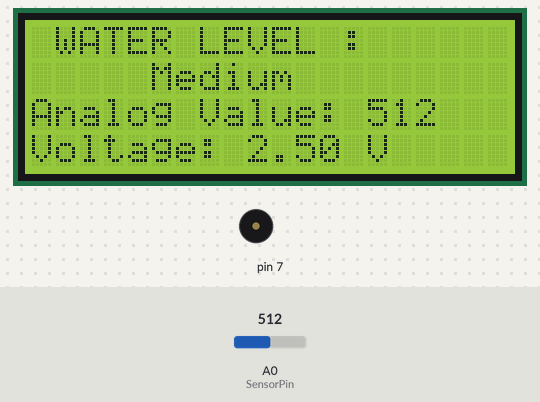
Recording of a sketch running on a simulated Arduino Uno, built with avr-gcc and run on an emulated ATmega328P. Parts: 20×4 character LCD, buzzer (waves = sounding). The inputs (shaded band) are chosen by the test bench; at power-on: A0 (SensorPin) = 512. The modem accepts every AT command (registered, SIM ready, sends succeed) and sends nothing else; what the sketch prints to the serial monitor is not drawn.

Above: at 4.5 s.
4.6 s: A0 (SensorPin) set to 687
At 5.9 s:
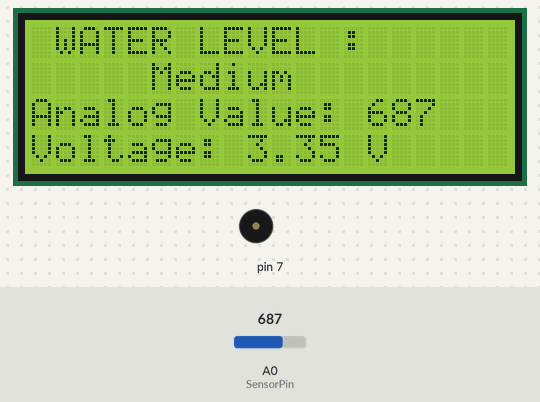
6.3 s: A0 (SensorPin) set to 709
At 8.3 s:
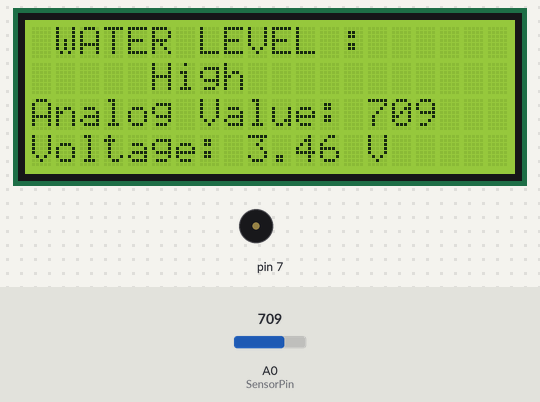
8.9 s: A0 (SensorPin) set to 390
At 11.7 s:
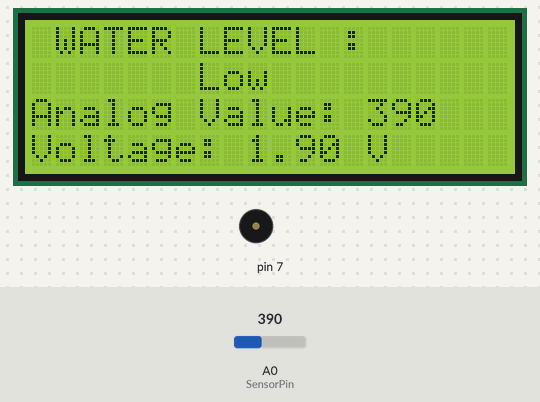
11.9 s: A0 (SensorPin) set to 112
At 14.2 s:
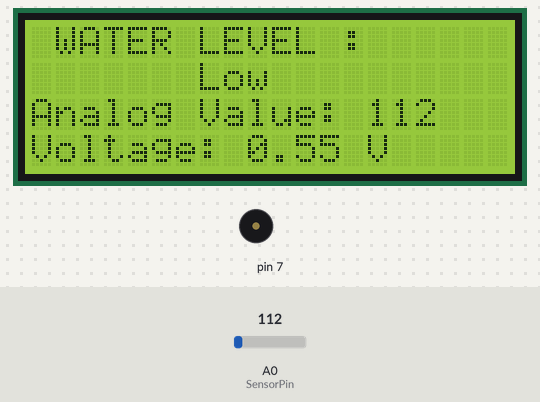
14.7 s: A0 (SensorPin) set to 89
At 17.0 s:
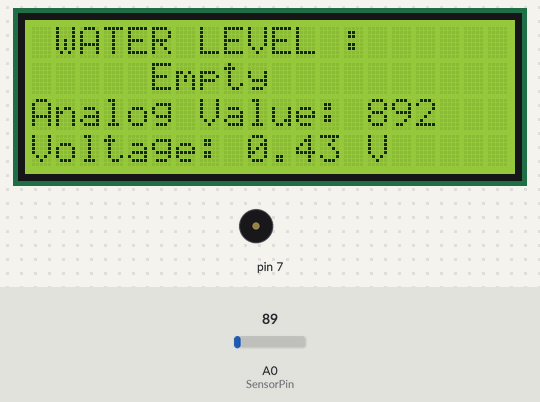
Timing chart, 0 to 18.3 s (numbered marks = the images above; inputs shaded):
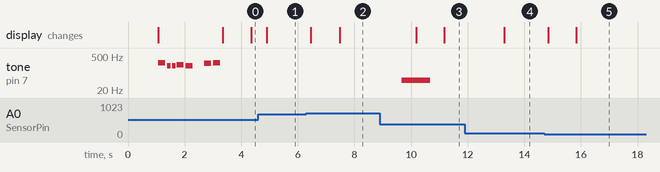

Measured:
- the behaviour switches between 700 and 701 on A0 (SensorPin) (found by bisection; images 1 and 2)
- the behaviour switches between 101 and 100 on A0 (SensorPin) (found by bisection; images 4 and 5)
- after the input at 4.6 s, the display: changes after 0.30 s (image 1)
- after the input at 6.3 s, the display: first changes after 0.15 s (image 2 shows a later state)
- after the input at 8.9 s, the display: first changes after 1.3 s (image 3 shows a later state)
- after the input at 11.9 s, the display: changes after 1.4 s (image 4)
- after the input at 14.7 s, the display: first changes after 0.14 s (image 5 shows a later state)

The sketch:

code_fix.ino
```cpp
#include <LiquidCrystal.h>

#include <SoftwareSerial.h>
SoftwareSerial sim800l(0, 1);
LiquidCrystal lcd(13, 12, 11, 10, 9, 8); //initialise the library with the numbers of the interface pins

#define NOTE_C4  262
#define NOTE_G3  196
#define NOTE_A3  220
#define NOTE_B3  247
#define NOTE_C4  262

int resval = 0;     // holds the value
int SensorPin = A0; // sensor pin used


int melody[] = { NOTE_C4, NOTE_G3, NOTE_G3, NOTE_A3, NOTE_G3, 0, NOTE_B3, NOTE_C4 }; // notes in the melody

int noteDurations[] = { 4, 8, 8, 4, 4, 4, 4, 4 }; // note durations: 4 = quarter note, 8 = eighth note, etc.

void setup() {
  sim800l.begin(9600);   //Module baude rate, this is on max, it depends on the version
  Serial.begin(9600);
  delay(1000);
  lcd.begin(20, 4); // set up the LCD's number of columns and rows
  lcd.setCursor(1,0); // Print a message to the LCD.
  lcd.print("WATER LEVEL :");
  lcd.setCursor(0,2);
  lcd.print("Analog Value: ");
  lcd.setCursor(0,3);
  lcd.print("Voltage: ");
  for (int thisNote = 0; thisNote < 8; thisNote++) { // iterate over the notes of the melody:
    // to calculate the note duration, take one second divided by the note type.
    //e.g. quarter note = 1000 / 4, eighth note = 1000/8, etc.
    int noteDuration = 1000 / noteDurations[thisNote];
    tone(7, melody[thisNote], noteDuration);
    // to distinguish the notes, set a minimum time between them.
    // the note's duration + 30% seems to work well:
    int pauseBetweenNotes = noteDuration * 1.30;
    delay(pauseBetweenNotes);
    // stop the tone playing:
    noTone(7);
  }
}
void loop() {

  int SensorValue = analogRead(SensorPin);
  float SensorVolts = analogRead(SensorPin)*0.0048828125;

  lcd.setCursor(14, 2);
  lcd.print(SensorValue);
  lcd.setCursor(9, 3);
  lcd.print(SensorVolts);
  lcd.print(" V");
  delay(1000);

  lcd.setCursor(0, 1); // set the cursor to column 0, line 1
  resval = analogRead(SensorPin);    //Read data from analog pin and store it to resval variable

  if (resval<=100)
  {
    lcd.println("     Empty    ");
    delay(50);
  }
  else if (resval>100 && resval<=400)
  {
    lcd.println("       Low      ");
    delay(50);
  }
  else if (resval>400 && resval<=700)
  {
    lcd.println("     Medium     ");
    delay(50);
    }
  else if (resval>700)
  {
    lcd.println("     High     ");
    if (sim800l.available()){
    Serial.write(sim800l.read());
    }
    SendSMS();
    delay(50);
    tone(7, 50, 1000);
  }
  delay(500);
}


void SendSMS()
{
  Serial.println("Sending SMS...");               //Show this message on serial monitor
  sim800l.print("Email: abc@gmail.com");                   //Set the module to SMS mode
  delay(100);
  Serial.println("Email: phambachtm2@gmail.com");
  sim800l.print("AT+CMGS=\"01342567890\"\r");  //Your phone number don't forget to include your country code, example +212123456789"
  delay(500);
  Serial.println("0942560157");
  sim800l.print("SIM800l is working");       //This is the text to send to the phone number, don't make it too long or you have to modify the SoftwareSerial buffer
  delay(500);
  sim800l.print((char)26);// (required according to the datasheet)
  delay(500);
  sim800l.println();
  Serial.println("Text Sent Successfull.");
  delay(500);
}
```
